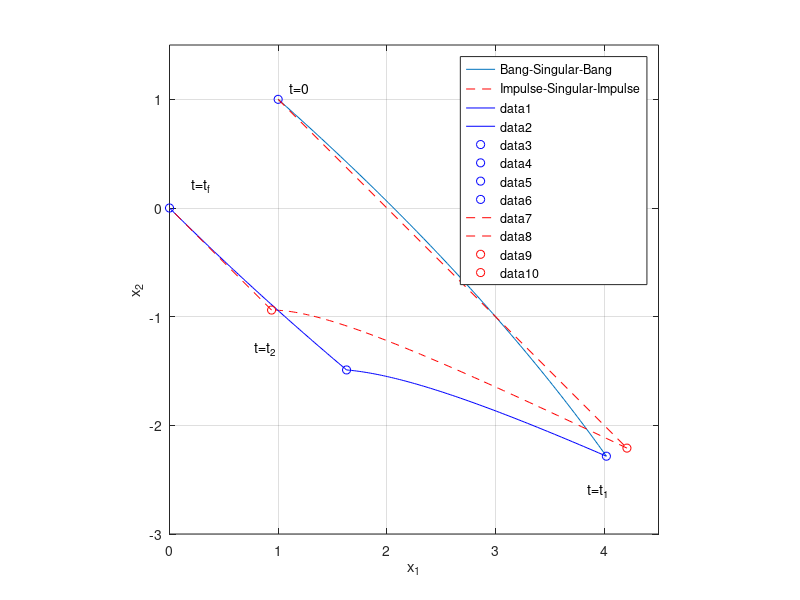
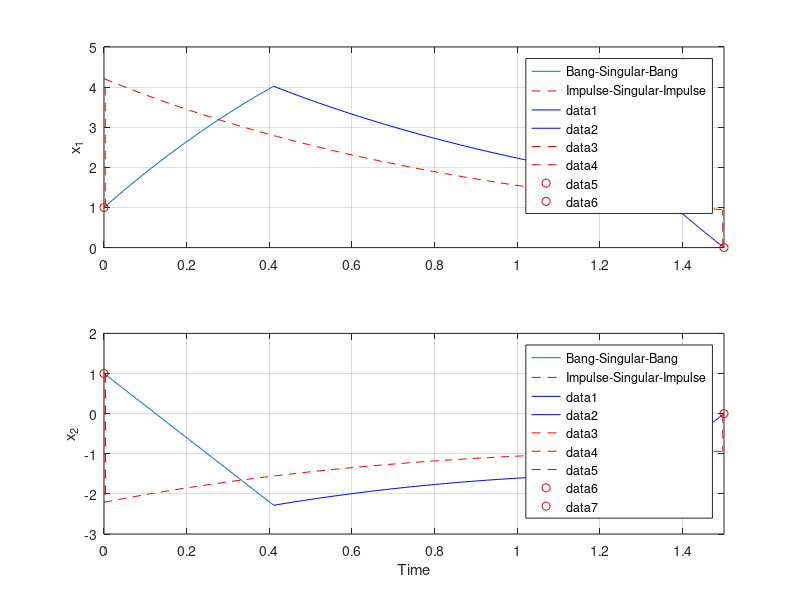
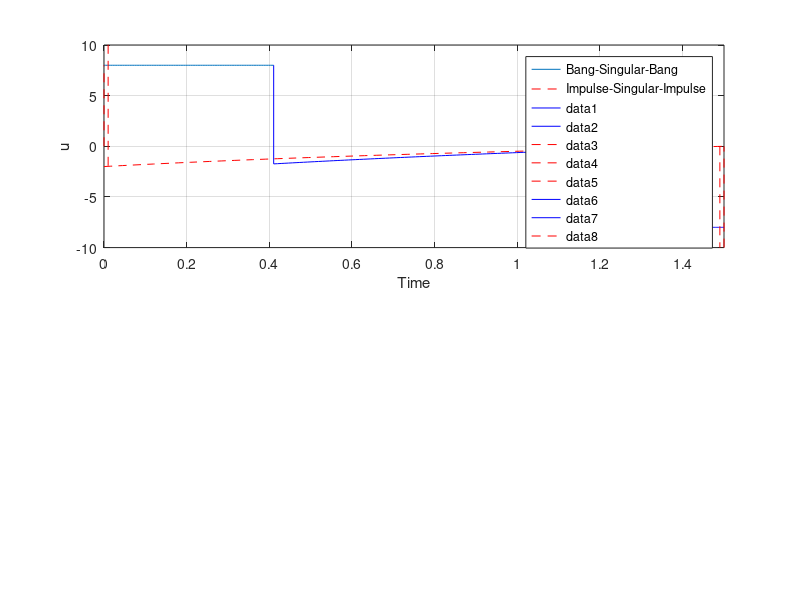

Here is the MATLAB script that generated these plots, in order:
% Script f10_01.m; LQ pb. for 2nd order nonminimum phase system;
%                                                    9/96, 4/4/02
%
% Solution for UNBOUNDED u (impulse-singular-impulse):
tf=1.5; x1o=1; x2o=1; N=100; thi=tf*[0:1/N:1]; c=x1o+x2o;
a=exp(-2*tf); x10=2*c/(1-a); x20=-c*(1+a)/(1-a); 
x1i=x10*exp(-thi); x2i=x20*exp(thi)+x10*sinh(thi);
% 
% Solution for BOUNDED u; |u|<=uo; t1 & t2 found off-line with
% FSOLVE so that x1(tf)=0; x2(tf)=0;
x1o=1; x2o=1; tf=1.5; uo=8; t1=.4105; t2=1.3137; 
x11=x1o+(x2o+uo)*t1-uo*t1^2/2; x21=x2o-uo*t1;
dt1=t2-t1; x12=x11*exp(-dt1); x22=x21*exp(dt1)+x11*sinh(dt1);
dt2=tf-t2; x1f=x12+(x22-uo)*dt2+uo*dt2^2/2; x2f=x22+uo*dt2;
% (x1,x2) for u=uo, 0=<t=<t1:
th1=t1*[0:1/N:1]; N1=N+1;
x11t=x1o+(x2o+uo)*th1-uo*th1.^2/2; x21t=x2o-uo*th1;
% (x1,x2) on sing. arc, t1=<t=<t2:
th2=(t2-t1)*[0:1/N:1]; un=ones(1,N1); x12t=x11*exp(-th2);
x22t=x21*exp(th2)+x11*sinh(th2); th2=t1*un+th2;
% (x1,x2), u=-uo for t2=<t=<tf:
th3=(tf-t2)*[0:1/N:1]; x1ft=x12*un+(x22-uo)*th3+uo*th3.^2/2;
x2ft=x22*un+uo*th3; th3=t2*un+th3; 
%        
figure(1); clf; plot(x11t,x21t,x1i,x2i,'r--'); hold on; grid;
legend('Bang-Singular-Bang','Impulse-Singular-Impulse'); 
plot(x12t,x22t,'b',x1ft,x2ft,'b',x1o,x2o,'bo',x11t(N1),x21t(N1),...
   'bo',x12t(N1),x22t(N1),'bo',0,0,'bo',[x1o,x10],[x2o,x20],'r--',...
   [x1i(N1),0],[x2i(N1),0],'r--',x10,x20,'ro',x1i(N1),x2i(N1),'ro');
axis([0 4.5 -3 1.5]); axis('square'); text(1.1,1.1,'t=0'); 
text(3.85,-2.6,'t=t_1'); text(.78,-1.3,'t=t_2'); text(.2,.2,'t=t_f');
ylabel('x_2'); xlabel('x_1');
print -deps2 \book_do\figures\f10_01
%
figure(2); clf; subplot(211), plot(th1,x11t,thi,x1i,'r--'); hold on
legend('Bang-Singular-Bang','Impulse-Singular-Impulse') 
plot(th2,x12t,'b',th3,x1ft,'b'); grid; axis([0 tf 0 5]); ep=.003;
plot([ep ep],[x1o x10],'r--'); plot([tf-ep tf-ep],[0 x1i(N1)],'r--');  
plot(0,1,'ro',1.5,0,'ro'); hold off; ylabel('x_1'); subplot(212),
plot(th1,x21t,thi,x2i,'r--');
legend('Bang-Singular-Bang','Impulse-Singular-Impulse') 
hold on; plot(th2,x22t,'b',th3,x2ft,'b'); grid 
plot([ep ep],[x2o x20],'r--'); plot([ep ep],[x2o x20],'r--'); 
plot([tf-ep tf-ep],[0 x2i(N1)],'r--',0,1,'ro',1.5,0,'ro'); hold off
ylabel('x_2'); xlabel('Time'); axis([0 tf -3 2])
%print -deps2 \book_do\figures\f10_02
%
figure(3); clf; subplot(211),plot(th1,uo*un,thi,-x1i-x2i,'r--'); 
hold on; legend('Bang-Singular-Bang','Impulse-Singular-Impulse') 
plot(th2,-x12t-x22t,'b',th3,-uo*un,'b'); grid; axis([0 1.5 -10 10]);
plot([0 0],[0 uo],'r--'); plot([.01 .01],[15 -x1i(1)-x2i(1)],'r--');
plot([tf tf],[-10 0],'r--'); plot([t1 t1],[uo -x12t(1)-x22t(1)],'b');
plot([t2 t2],[-x12t(N1)-x22t(N1) -uo],'b');
plot([tf-.01,tf-.01],[-x1i(N1)-x2i(N1) -10],'r--'); hold off
ylabel('u'); xlabel('Time') 
%print -deps2 \book_do\figures\f10_03
